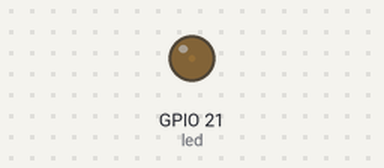
A program run on a simulated Raspberry Pi (BCM pin numbers). Parts: output pins drawn as LEDs (lit = HIGH).

Above: at 0.05 s.
At 4.95 s:
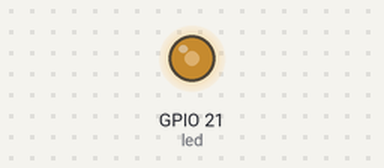
At 7.4 s:
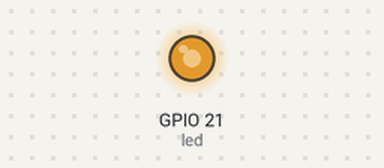
At 9.9 s:
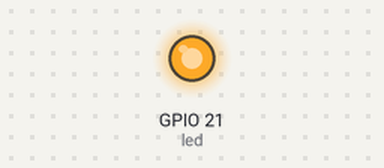
Timing chart, 0 to 12.9 s (numbered marks = the images above):
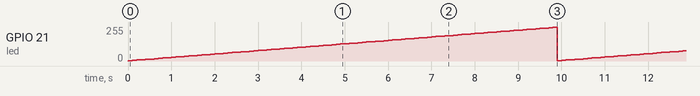

The program:

02LedPWM.py
```python
# coding=utf-8
# 使用PWM (pulse-width-modulation)控制led灯的亮度
import gpiozero
import time

led = gpiozero.PWMLED(21)

while True:
    led.value = 0
    for i in range(99):
        led.value = led.value + 0.01
        time.sleep(0.1)
```

Measured:
- by itself, GPIO 21 (led): ramps from 3/255 to 252/255 and jumps back, once every 9.9 s
